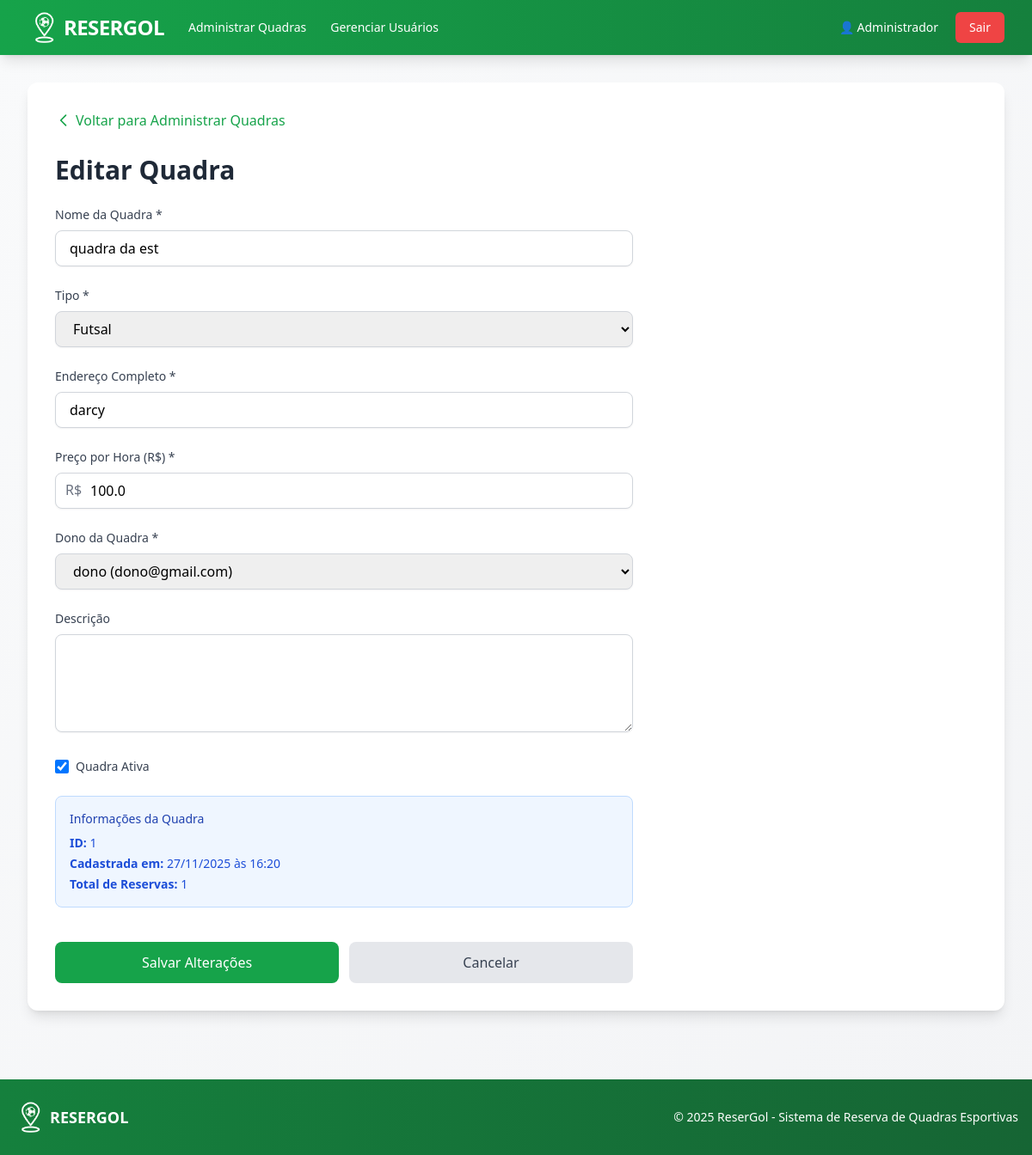
Screenshot of /admin/quadra/1/editar (signed in) with the database file from the repository.
### models/usuario_model.py (models this page shows, shortened)
class Usuario(UserMixin, db.Model):
    __tablename__ = 'usuarios'
    id = db.Column(db.Integer, primary_key=True)
    nome = db.Column(db.String(120), nullable=False)
    email = db.Column(db.String(120), unique=True, nullable=False)
    senha_hash = db.Column(db.String(255), nullable=False)
    role = db.Column(db.String(20), default='usuario')
    criado_em = db.Column(db.DateTime, default=datetime.utcnow)
    tentativas_login = db.Column(db.Integer, default=0)
    bloqueado_ate = db.Column(db.DateTime, nullable=True)
    quadras = db.relationship('Quadra', backref='dono', lazy=True, foreign_keys='Quadra.dono_id')
    reservas = db.relationship('Reserva', backref='usuario', lazy=True, foreign_keys='Reserva.usuario_id')
    def is_dono_quadra(self):
        return self.role == 'dono_quadra'
    def is_admin(self):
        return self.role == 'admin'

### models/quadra_model.py (models this page shows, shortened)
class Quadra(db.Model):
    __tablename__ = 'quadras'
    id = db.Column(db.Integer, primary_key=True)
    nome = db.Column(db.String(120), nullable=False)
    endereco = db.Column(db.String(255), nullable=False)
    tipo = db.Column(db.String(50), nullable=False)
    descricao = db.Column(db.Text, nullable=True)
    preco_hora = db.Column(db.Float, nullable=False)
    ativa = db.Column(db.Boolean, default=True)
    criado_em = db.Column(db.DateTime, default=datetime.utcnow)
    dono_id = db.Column(db.Integer, db.ForeignKey('usuarios.id'), nullable=False)
    reservas = db.relationship('Reserva', backref='quadra', lazy=True, cascade='all, delete-orphan')

### app.py (the view)
@app.route('/admin/quadra/<int:quadra_id>/editar', methods=['GET', 'POST'])
@login_required
def admin_editar_quadra(quadra_id):
    return QuadraController.admin_editar_quadra(quadra_id)

### app.py (called while the page is built)
@login_manager.user_loader
def load_user(user_id):
    return Usuario.query.get(int(user_id))

### controllers/quadra_controller.py (called while the page is built, shortened)
    @staticmethod
    @login_required
    def admin_editar_quadra(quadra_id):
        if not current_user.is_admin():
            flash('Acesso negado!', 'danger')
            return redirect(url_for('index'))
        quadra = Quadra.query.get_or_404(quadra_id)
        donos = Usuario.query.filter_by(role='dono_quadra').all()
        return render_template('admin/editar_quadra_admin.html', quadra=quadra, donos=donos)

### templates/admin/editar_quadra_admin.html (shortened to what this page needs)
{% extends "base.html" %}
{% block content %}
    <div class="mb-6">
        <a href="{{ url_for('admin_quadras') }}" class="inline-flex items-center text-resergol-600 hover:text-resergol-700 font-medium">
            <svg class="w-5 h-5 mr-1" fill="none" stroke="currentColor" viewBox="0 0 24 24">
                <path stroke-linecap="round" stroke-linejoin="round" stroke-width="2" d="M15 19l-7-7 7-7"></path>
            </svg>
            Voltar para Administrar Quadras
        </a>
    </div>
    <h2 class="text-3xl font-bold text-gray-800 mb-6">Editar Quadra</h2>
    <form method="POST" class="space-y-6 max-w-2xl">
        <div>
            <label for="nome" class="block text-sm font-medium text-gray-700 mb-2">Nome da Quadra *</label>
            <input type="text" id="nome" name="nome" value="{{ quadra.nome }}" required
                   class="w-full px-4 py-2 border border-gray-300 rounded-lg shadow-sm focus:outline-none focus:ring-2 focus:ring-resergol-500 focus:border-resergol-500">
        </div>
        <div>
            <label for="tipo" class="block text-sm font-medium text-gray-700 mb-2">Tipo *</label>
            <select id="tipo" name="tipo" required
                    class="w-full px-4 py-2 border border-gray-300 rounded-lg shadow-sm focus:outline-none focus:ring-2 focus:ring-resergol-500 focus:border-resergol-500">
                <option value="futsal" {% if quadra.tipo == 'futsal' %}selected{% endif %}>Futsal</option>
            </select>
        </div>
        <div>
            <label for="endereco" class="block text-sm font-medium text-gray-700 mb-2">Endereço Completo *</label>
            <input type="text" id="endereco" name="endereco" value="{{ quadra.endereco }}" required
                   class="w-full px-4 py-2 border border-gray-300 rounded-lg shadow-sm focus:outline-none focus:ring-2 focus:ring-resergol-500 focus:border-resergol-500">
        </div>
        <div>
            <label for="preco_hora" class="block text-sm font-medium text-gray-700 mb-2">Preço por Hora (R$) *</label>
            <div class="relative">
                <span class="absolute left-3 top-2 text-gray-500">R$</span>
                <input type="number" id="preco_hora" name="preco_hora" step="0.01" value="{{ quadra.preco_hora }}" required
                       class="w-full pl-10 pr-4 py-2 border border-gray-300 rounded-lg shadow-sm focus:outline-none focus:ring-2 focus:ring-resergol-500 focus:border-resergol-500">
            </div>
        </div>
        <div>
            <label for="dono_id" class="block text-sm font-medium text-gray-700 mb-2">Dono da Quadra *</label>
            <select id="dono_id" name="dono_id"
                    class="w-full px-4 py-2 border border-gray-300 rounded-lg shadow-sm focus:outline-none focus:ring-2 focus:ring-resergol-500 focus:border-resergol-500">
                {% for dono in donos %}
                    <option value="{{ dono.id }}" {% if dono.id == quadra.dono_id %}selected{% endif %}>
                        {{ dono.nome }} ({{ dono.email }})
                    </option>
                {% endfor %}
            </select>
        </div>
        <div>
            <label for="descricao" class="block text-sm font-medium text-gray-700 mb-2">Descrição</label>
            <textarea id="descricao" name="descricao" rows="4"
                      class="w-full px-4 py-2 border border-gray-300 rounded-lg shadow-sm focus:outline-none focus:ring-2 focus:ring-resergol-500 focus:border-resergol-500 resize-vertical">{{ quadra.descricao }}</textarea>
        </div>
        <div class="flex items-center">
            <input type="checkbox" id="ativa" name="ativa" {% if quadra.ativa %}checked{% endif %}
                   class="h-4 w-4 text-resergol-600 border-gray-300 rounded focus:ring-resergol-500">
            <label for="ativa" class="ml-2 text-sm text-gray-700">
                Quadra Ativa
            </label>
        </div>
        <div class="bg-blue-50 border border-blue-200 rounded-lg p-4">
            <p class="text-sm font-medium text-blue-800 mb-2">Informações da Quadra</p>
            <ul class="text-sm text-blue-700 space-y-1">
                <li><strong>ID:</strong> {{ quadra.id }}</li>
                <li><strong>Cadastrada em:</strong> {{ quadra.criado_em.strftime('%d/%m/%Y às %H:%M') if quadra.criado_em else 'Data não disponível' }}</li>
                <li><strong>Total de Reservas:</strong> {{ quadra.reservas|length }}</li>
            </ul>
        </div>
        <div class="flex gap-3 pt-4">
            <button type="submit"
                    class="flex-1 bg-resergol-600 hover:bg-resergol-700 text-white font-medium py-3 px-6 rounded-lg transition duration-200">
                Salvar Alterações
            </button>
            <a href="{{ url_for('admin_quadras') }}"
               class="flex-1 text-center bg-gray-200 hover:bg-gray-300 text-gray-700 font-medium py-3 px-6 rounded-lg transition duration-200">
                Cancelar
            </a>
        </div>
    </form>
{% endblock %}

### templates/base.html (shortened to what this page needs)
<!DOCTYPE HTML>
<html lang="pt-BR">
<head>
    <script src="https://cdn.tailwindcss.com"></script>
</head>
<body class="bg-gradient-to-br from-gray-50 to-gray-100 min-h-screen">
    <nav class="bg-gradient-to-r from-resergol-600 to-resergol-700 shadow-lg">
        <div class="max-w-7xl mx-auto px-4 sm:px-6 lg:px-8">
            <div class="flex items-center justify-between h-16">
                <div class="flex items-center space-x-4">
                    <a href="{{ url_for('index') }}" class="flex items-center space-x-0.5 hover:opacity-90 transition">
                        <img src="{{ url_for('static', filename='resergol_pin.png') }}" alt="Logo ReserGol" class="h-10 w-10">
                        <span class="text-white font-bold text-2xl tracking-tight">RESERGOL</span>
                    </a>
                    {% if current_user.is_authenticated %}
                        <div class="hidden md:flex items-center space-x-1 ml-8">
                            {% if current_user.is_admin() %}
                                <a href="{{ url_for('admin_quadras') }}" class="text-white hover:bg-resergol-500 px-3 py-2 rounded-md text-sm font-medium transition">
                                    Administrar Quadras
                                </a>
                            {% endif %}
                            {% if current_user.is_admin() %}
                                <a href="{{ url_for('admin_usuarios') }}" class="text-white hover:bg-resergol-500 px-3 py-2 rounded-md text-sm font-medium transition">
                                    Gerenciar Usuários
                                </a>
                            {% endif %}
                        </div>
                    {% endif %}
                </div>
                                <div class="flex items-center space-x-2">
                    {% if current_user.is_authenticated %}
                        <a href="{{ url_for('perfil') }}" class="text-white hover:bg-resergol-500 px-3 py-2 rounded-md text-sm font-medium transition">
                            👤 {{ current_user.nome.split()[0] }}
                        </a>
                        <a href="{{ url_for('logout') }}" class="bg-red-500 hover:bg-red-600 text-white px-4 py-2 rounded-md text-sm font-medium transition">
                            Sair
                        </a>
                    {% endif %}
                </div>
            </div>
        </div>
    </nav>
    <div class="max-w-7xl mx-auto px-4 sm:px-6 lg:px-8 py-8">
        <div class="bg-white rounded-xl shadow-lg p-6 md:p-8">
            {% block content %}{% endblock %}
        </div>
    </div>
    <footer class="bg-gradient-to-r from-resergol-700 to-resergol-800 text-white mt-12">
        <div class="max-w-7xl mx-auto px-4 py-6">
            <div class="flex flex-col md:flex-row justify-between items-center">
                <div class="flex items-center space-x-0.5 mb-4 md:mb-0">
                    <img src="{{ url_for('static', filename='resergol_pin.png') }}" alt="Logo ReserGol" class="h-10 w-10">
                    <span class="font-bold text-lg">RESERGOL</span>
                </div>
                <p class="text-sm text-center">&copy; 2025 ReserGol - Sistema de Reserva de Quadras Esportivas</p>
            </div>
        </div>
    </footer>
</body>
</html>

### rows the page displays
Usuario: nome "Administrador"
Quadra: nome "quadra da est", tipo "Futsal", endereco "darcy", preco_hora "100.0", dono_id "dono (dono@gmail.com)", ativa "☑", id "1", criado_em "27/11/2025 às 16:20"

### other values shown
{{ quadra.reservas|length }} "1"
